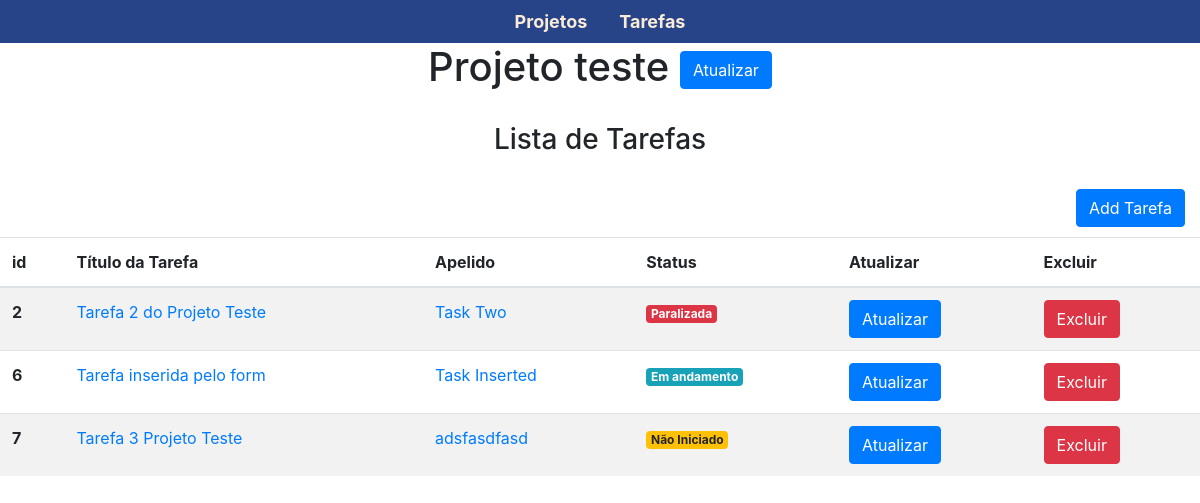
The page /pages/project.php?id=1 on the database its author committed.
### tables this page shows
CREATE TABLE `projects` (
  `id` int(3) NOT NULL,
  `Full name` varchar(255) NOT NULL,
  `apelido_projeto` varchar(20) NOT NULL,
  `start` date NOT NULL DEFAULT current_timestamp(),
  `end` date NOT NULL DEFAULT current_timestamp(),
  `resp` varchar(200) NOT NULL,
  `desc` text NOT NULL
);

CREATE TABLE `tasks` (
  `id` int(3) NOT NULL,
  `project_id` int(11) NOT NULL,
  `title` varchar(200) NOT NULL,
  `task_name` varchar(100) NOT NULL,
  `task_desc` varchar(1000) NOT NULL,
  `state` int(1) NOT NULL,
  `start_date` date NOT NULL DEFAULT current_timestamp(),
  `end_date` date NOT NULL DEFAULT current_timestamp(),
  `resp` varchar(200) NOT NULL
);

### pages/project.php (the view, shortened to what this page needs)
<?php
include '../connection/conexao.php';
$id = $_GET['id'];
$sql = "SELECT * FROM projects WHERE id = '$id'";
$busca = mysqli_query($conexao, $sql);
$data = mysqli_fetch_assoc($busca);
$FullName = $data['Full name'];
?>
<!DOCTYPE html>
<html lang="en">
<head>
    <link rel="stylesheet" href="https://stackpath.bootstrapcdn.com/bootstrap/4.1.3/css/bootstrap.min.css"
>
</head>
<body>
    <?php include "navbar.php"; ?>
    <h1 style="text-align:center"><?php echo $FullName; ?> <a href="../forms/edit_project.php?id=<?php echo $id?>" class="btn btn-primary"> Atualizar</a></h1>
    <br>
    <h3 style="text-align:center">Lista de Tarefas</h3><br>
    <div class="col-md-12" style="text-align:right; margin-bottom:10px">
        <a href="../forms/form_task.php?id=<?php echo $id?>" class="btn btn-primary">Add Tarefa</a>
    </div>
    <table class="table table-striped">
        <thead>
            <tr>
                <th scope="col">id</th>
                <th scope="col">Título da Tarefa</th>
                <th scope="col">Apelido</th>
                <th scope="col">Status</th>
                <th scope="col">Atualizar</th>
                <th scope="col">Excluir</th>
            </tr>
        </thead>
        <tbody>
            <?php
                $sql = "SELECT * FROM tasks WHERE project_id = '$id'";
                $busca = mysqli_query($conexao, $sql);
                while($data = mysqli_fetch_assoc($busca)){
                    $idTask = $data['id'];
                    $title = $data['title'];
                    $apelido = $data['task_name'];
                    $status = $data['state'];
          if($status =='1'){
           $status = "<span class='badge badge-warning'>Não Iniciado</span>";
        }elseif($status =='2'){
            $status = "<span class='badge badge-info'>Em andamento</span>";
        }elseif($status =='3'){
            $status = "<span class='badge badge-danger'>Paralizada</span>";
        }elseif($status =='4'){
            $status = "<span class='badge badge-success'>Concluída</span>";
        }
                    echo ' <tr>
                    <th scope="row">'.$idTask.'</th>
                    <td><a href="../forms/edit_task.php?id='.$idTask.'">'. $title.'</a></td>
                    <td><a href="../forms/edit_task.php?id='.$idTask.'">'. $apelido.'</a></td>
                    <td><a href="../forms/edit_task.php?id='.$idTask.'">'. $status.'</a></td>
                    <td><a href="../forms/edit_task.php?id='.$idTask.'" class="btn btn-primary">Atualizar</a></td>
                    <td><a href="../forms/delete_task.php?id='.$idTask.'" class="btn btn-danger">Excluir</a></td>
                </tr>';
                }
            ?>
        </tbody>
    </table>
</body>
</html>

### rows shown on the page
projects: Full name "Projeto teste"
tasks: id "2", title "Tarefa 2 do Projeto Teste", task_name "Task Two", state "Paralizada"
tasks: id "6", title "Tarefa inserida pelo form", task_name "Task Inserted", state "Em andamento"
tasks: id "7", title "Tarefa 3 Projeto Teste", task_name "adsfasdfasd", state "Não Iniciado"
